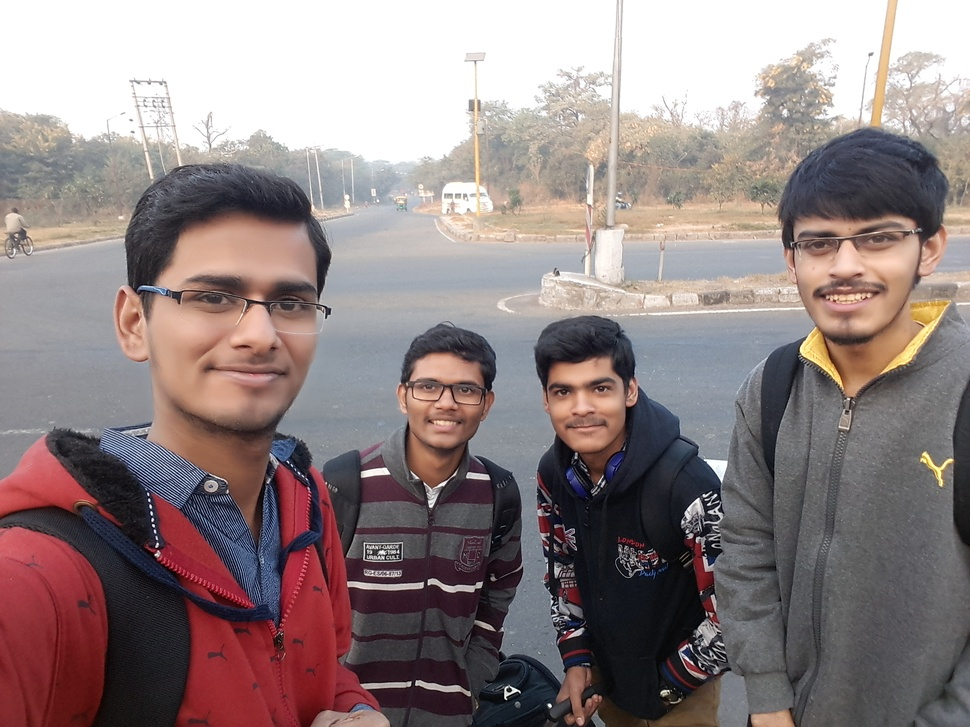
#> input picture Task 2/inputImage.jpg, 970 x 727 px, shrunk from 2576 x 1932 before the run
$ python task2.py
#> lines starting #> are read from the running program, lines starting #| are printed output that depends on the picture
import cv2
img = cv2.imread('inputImage.jpg',cv2.IMREAD_GRAYSCALE)
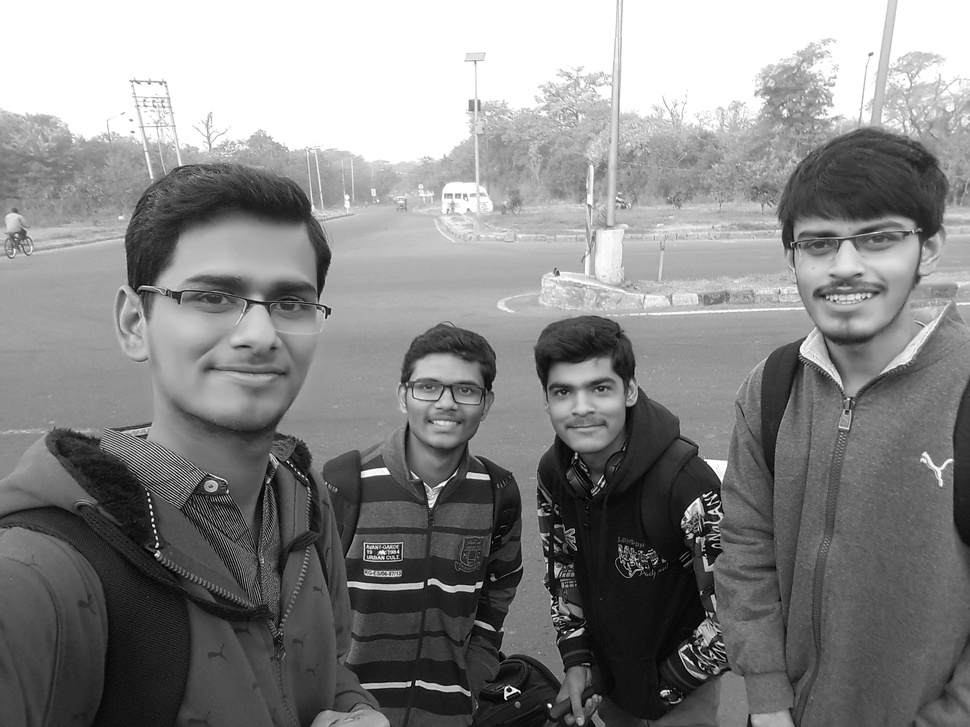
#> img: shape (727, 970); min 0, max 255, mean 134.4
matrix = img[0:,0:]
print(matrix)
#> (printed output is left out)
img[0:,0:] = 2*matrix
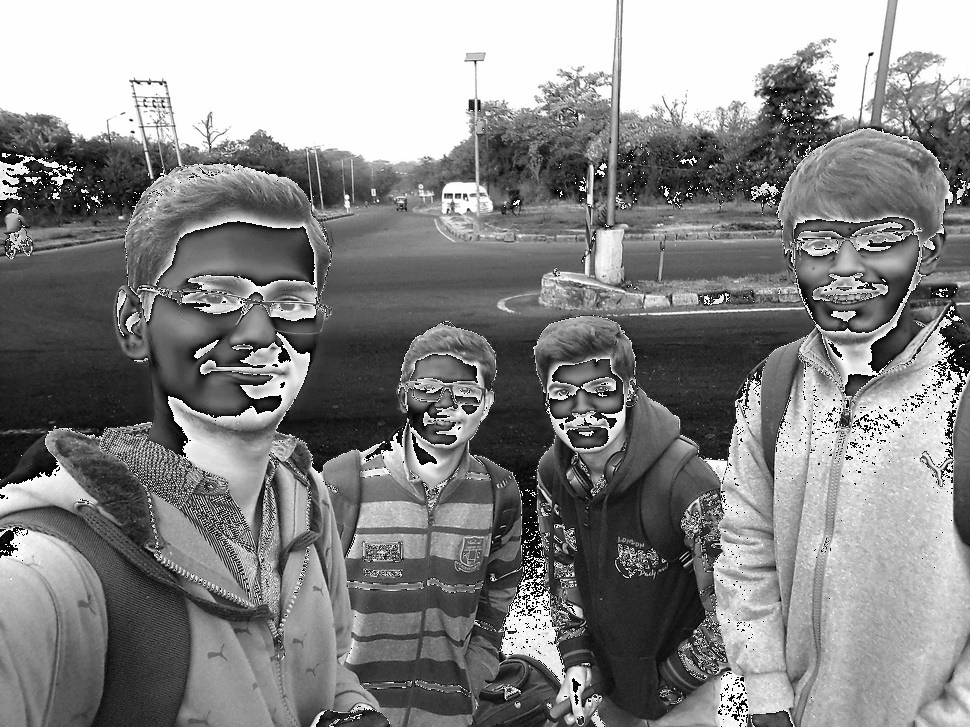
#> img: shape (727, 970); min 0, max 254, mean 134.6
cv2.imshow('Image Window',img)
cv2.imwrite('outputImage.jpg',img)
cv2.waitKey(0)
cv2.destroyAllWindows()
